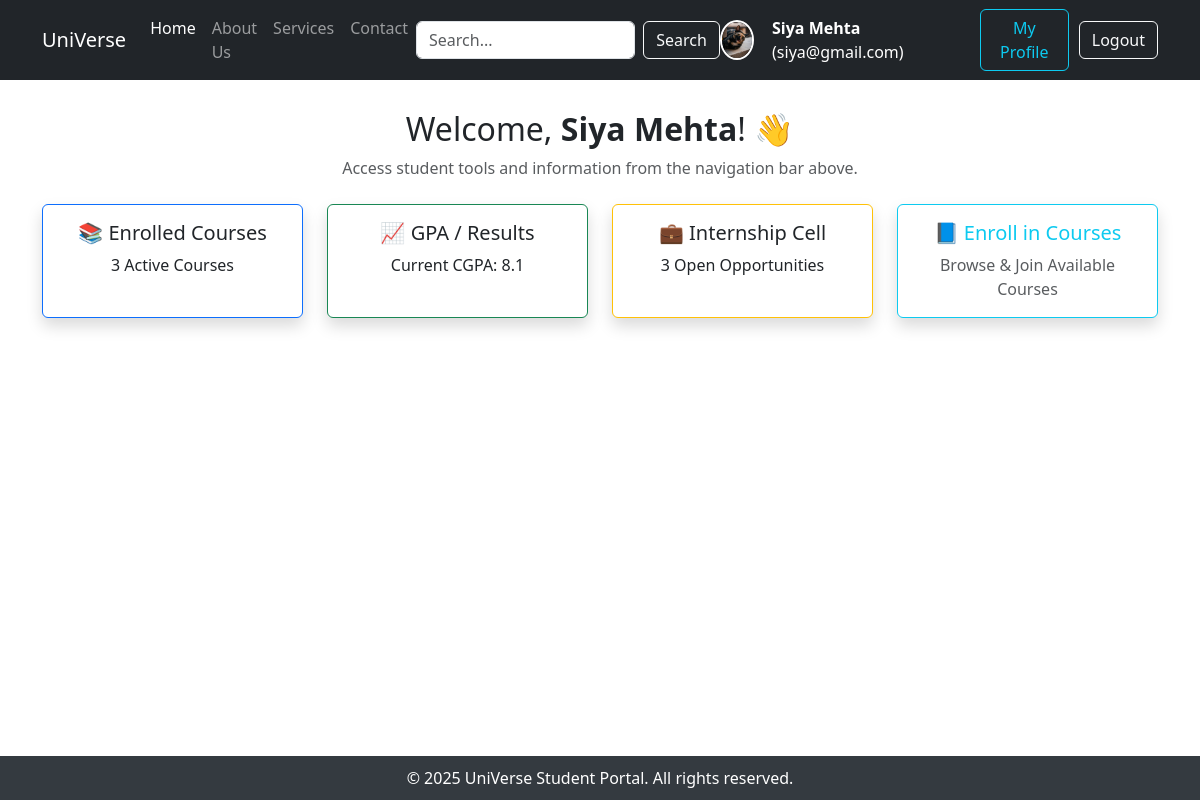
The app's page /dashboard (signed in) with its own data.
### models.py (models this page shows, shortened)
class User(db.Model):
    __tablename__ = 'users'
    id = db.Column(db.Integer, primary_key=True)
    name = db.Column(db.String(100))
    email = db.Column(db.String(120), unique=True, nullable=False)
    password = db.Column(db.String(200))
    branch = db.Column(db.String(100))
    year = db.Column(db.String(10))
    image = db.Column(db.String(200), default='default.png')
    courses = db.relationship('Course', secondary=enrollments, backref='students')

### app.py (the view)
@app.route('/dashboard')
def dashboard():
    if session.get('email'):
        user = User.query.filter_by(email=session['email']).first()
        if not user.image:
            user.image = 'default.png'
        return render_template('dashboard.html', user=user)
    flash("You must be logged in to access the dashboard.", "warning")
    return redirect('/login')

### templates/dashboard.html (shortened to what this page needs)
<!DOCTYPE html>
<html lang="en">
<head>
  <link href="https://cdn.jsdelivr.net/npm/bootstrap@5.3.2/dist/css/bootstrap.min.css" rel="stylesheet">
</head>
<body>
  <nav class="navbar navbar-expand-lg navbar-dark bg-dark">
    <div class="container">
      <a class="navbar-brand" href="#">UniVerse</a>
      <div class="collapse navbar-collapse" id="navbarNav">
        <ul class="navbar-nav me-auto">
          <li class="nav-item"><a class="nav-link active" href="#">Home</a></li>
          <li class="nav-item"><a class="nav-link" href="{{ url_for('about') }}">About Us</a></li>
          <li class="nav-item"><a class="nav-link" href="{{ url_for('services') }}">Services</a></li>
          <li class="nav-item"><a class="nav-link" href="{{ url_for('contact') }}">Contact</a></li>
        </ul>
        <form class="d-flex mx-auto">
          <input class="form-control me-2" type="search" placeholder="Search..." />
          <button class="btn btn-outline-light" type="submit">Search</button>
        </form>
        <div class="d-flex align-items-center">
          <img src="{% if user.image and user.image != 'default.png' %}
                       {{ url_for('static', filename='uploads/' + user.image) }}
                     {% else %}
                       {{ url_for('static', filename='images/default.png') }}
                     {% endif %}"
               alt="Profile"
               class="profile-img me-2">
          <span class="user-info"><b>{{ user.name }}</b> ({{ user.email }})</span>
          <a href="{{ url_for('profile') }}" class="btn btn-outline-info btn-profile">My Profile</a>
          <a href="{{ url_for('logout') }}" class="btn btn-outline-light">Logout</a>
        </div>
      </div>
    </div>
  </nav>
  <div class="container content dashboard-section">
    <h2 class="text-center">Welcome, <b>{{ user.name }}</b>! 👋</h2>
    <p class="text-center text-muted">Access student tools and information from the navigation bar above.</p>
    <div class="row justify-content-center mt-4 text-center">
      <div class="col-md-3 mb-4">
        <a href="{{ url_for('my_courses') }}" class="text-decoration-none">
          <div class="card shadow border-primary h-100">
            <div class="card-body">
              <h5 class="card-title">📚 Enrolled Courses</h5>
              <p class="card-text">{{ user.courses|length }} Active Courses</p>
            </div>
          </div>
        </a>
      </div>
      <div class="col-md-3 mb-4">
        <div class="card shadow border-success h-100">
          <div class="card-body">
            <h5 class="card-title">📈 GPA / Results</h5>
            <p class="card-text">Current CGPA: {{ user.cgpa or '8.1' }}</p>
          </div>
        </div>
      </div>
      <div class="col-md-3 mb-4">
        <div class="card shadow border-warning h-100">
          <div class="card-body">
            <h5 class="card-title">💼 Internship Cell</h5>
            <p class="card-text">3 Open Opportunities</p>
          </div>
        </div>
      </div>
      <div class="col-md-3 mb-4">
        <a href="{{ url_for('all_courses') }}" class="text-decoration-none">
          <div class="card shadow border-info h-100">
            <div class="card-body">
              <h5 class="card-title text-info">📘 Enroll in Courses</h5>
              <p class="card-text text-muted">Browse & Join Available Courses</p>
            </div>
          </div>
        </a>
      </div>
    </div>
  </div>
  <footer class="footer">
    &copy; 2025 UniVerse Student Portal. All rights reserved.
  </footer>
</body>
</html>

### templates/dashboard.html (style rules this page uses)
body { display: flex; flex-direction: column; min-height: 100vh; }
.content { flex: 1; }
.user-info { color: white; margin-left: 10px; margin-right: 20px; }
.dashboard-section { margin-top: 30px; }
.footer { background-color: #343a40; color: white; text-align: center; padding: 10px; margin-top: auto; }
.btn-profile { margin-right: 10px; }
.profile-img { width: 40px; height: 40px; object-fit: cover; border-radius: 50%; border: 2px solid #fff; }

### records on screen
User: image (picture), name "Siya Mehta", email "siya@gmail.com"

### other values on screen
{{ user.courses|length }} "3"
{{ user.cgpa or '8.1' }} "8.1"
